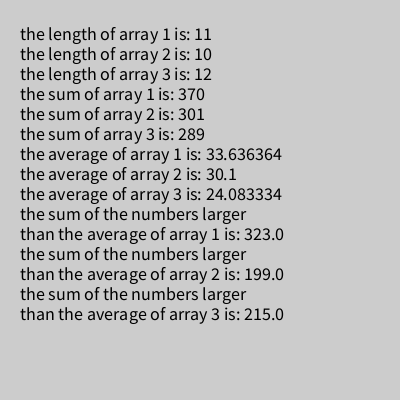
Frame 1 (no input)
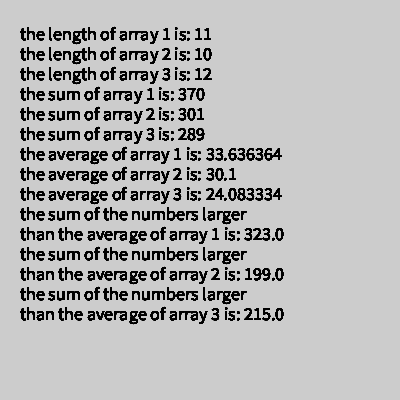
Frame 60 (the mouse pressed at the canvas centre just before this capture)
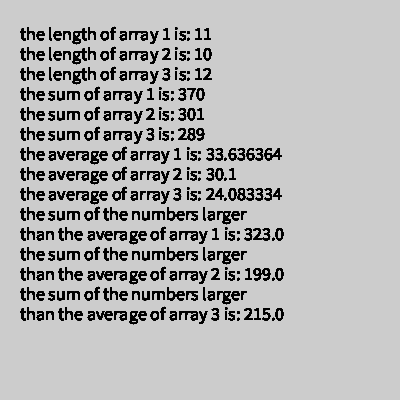
Frame 120 (the mouse held since frame 60 and released just before this capture)

The Processing sketch that drew these frames (run headless with seeded random() and noise(); from frame 60 on, the mouse is pressed at the canvas centre):

// Processing sketch: processing_53837
// ── processing_53837.pde

//copyright Victoria Adams
//hw10 2.28.2012

int [] numberList1 = {3, 54, 29, 9, 93, 94, 0, 2, 4, 34, 48};
int [] numberList2 = {28, 59, 2, 50, 28, 5, 90, 3, 27, 9};
int [] numberList3 = {38, 30, 8, 3, 20, 89, 23, 2, 58, 4, 9, 5};

void setup ()
{
  size (400, 400);
  textSize (18);
  fill (0);
  smooth ();
}

void draw ()
{
  text ("the length of array 1 is: " + numberList1.length, 20, 40);
  text ("the length of array 2 is: " + numberList2.length, 20, 60);
  text ("the length of array 3 is: " + numberList3.length, 20, 80);
  text ("the sum of array 1 is: " + getSum(numberList1), 20, 100);
  text ("the sum of array 2 is: " + getSum(numberList2), 20, 120);
  text ("the sum of array 3 is: " + getSum(numberList3), 20, 140);
  text ("the average of array 1 is: " + getAverage(numberList1), 20, 160);
  text ("the average of array 2 is: " + getAverage(numberList2), 20, 180);
  text ("the average of array 3 is: " + getAverage(numberList3), 20, 200);
  text ("the sum of the numbers larger", 20, 220);
  text ("than the average of array 1 is: " + getSumLargerThan (numberList1), 20, 240);
  text ("the sum of the numbers larger", 20, 260);
  text ("than the average of array 2 is: " + getSumLargerThan (numberList2), 20, 280);
  text ("the sum of the numbers larger", 20, 300);
  text ("than the average of array 3 is: " + getSumLargerThan (numberList3), 20, 320);
}

float getSumLargerThan (int [ ] x)
{
  float lsum = 0;
  for (int i = 0; i < x.length; i++)
  {
    if (x[i] > getAverage (x) )
    {
      lsum = lsum + x[i];
    }
  }
  return lsum;
}

float getAverage (int [ ] x)
{
  float avg = getSum(x)/(x.length * 1.0);
  return avg;
}

int getSum (int [ ] x)
{
  int sum = 0;
  for (int i = 0; i < x.length; i++)
  {
    sum = sum + x[i];
  }
  return sum;
}

                
                
